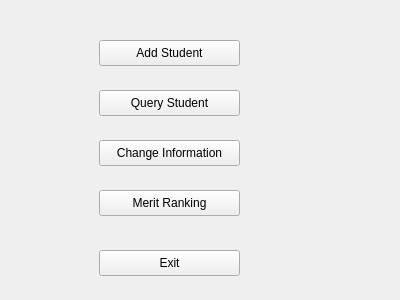
<?xml version="1.0" encoding="UTF-8"?>
<ui version="4.0">
 <class>MenuWidget</class>
 <widget class="QWidget" name="MenuWidget">
  <property name="geometry">
   <rect>
    <x>0</x>
    <y>0</y>
    <width>400</width>
    <height>300</height>
   </rect>
  </property>
  <property name="windowTitle">
   <string>Form</string>
  </property>
  <widget class="QPushButton" name="addButton">
   <property name="geometry">
    <rect>
     <x>99</x>
     <y>40</y>
     <width>141</width>
     <height>26</height>
    </rect>
   </property>
   <property name="text">
    <string>Add Student</string>
   </property>
  </widget>
  <widget class="QPushButton" name="modifyButton">
   <property name="geometry">
    <rect>
     <x>99</x>
     <y>140</y>
     <width>141</width>
     <height>26</height>
    </rect>
   </property>
   <property name="text">
    <string>Change Information</string>
   </property>
  </widget>
  <widget class="QPushButton" name="selectButton">
   <property name="geometry">
    <rect>
     <x>99</x>
     <y>90</y>
     <width>141</width>
     <height>26</height>
    </rect>
   </property>
   <property name="text">
    <string>Query Student</string>
   </property>
  </widget>
  <widget class="QPushButton" name="sortButton">
   <property name="geometry">
    <rect>
     <x>99</x>
     <y>190</y>
     <width>141</width>
     <height>26</height>
    </rect>
   </property>
   <property name="text">
    <string>Merit Ranking</string>
   </property>
  </widget>
  <widget class="QPushButton" name="exitButton">
   <property name="geometry">
    <rect>
     <x>99</x>
     <y>250</y>
     <width>141</width>
     <height>26</height>
    </rect>
   </property>
   <property name="text">
    <string>Exit</string>
   </property>
  </widget>
 </widget>
 <resources/>
 <connections/>
</ui>
